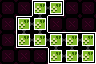

This game map was drawn from its Tiled (.tmx) file and the tilesets committed beside it. A one-line description and the full map source follow:
An orthogonal 6x4 tile map with 16x16 px tiles, 3 tile layers (Maze Shape, Room Properties, Minimap).

<map version="1.10" tiledversion="1.11.0" orientation="orthogonal" renderorder="right-down" width="6" height="4" tilewidth="16" tileheight="16" infinite="0" nextlayerid="4" nextobjectid="1">
 <tileset firstgid="1" source="../LayoutTiles.tsx" />
 <layer id="1" name="Maze Shape" width="6" height="4">
  <data encoding="csv">
1,1,35,20,1,1,
1,35,4,1,1,1,
1,51,49,33,33,36,
1,1,1,51,49,52
</data>
 </layer>
 <layer id="2" name="Room Properties" width="6" height="4">
  <data encoding="csv">
5,5,21,21,5,5,
5,21,21,5,5,5,
5,21,21,21,21,21,
5,5,5,21,21,21
</data>
 </layer>
 <layer id="3" name="Minimap" width="6" height="4">
  <data encoding="csv">
0,0,14,14,0,0,
0,14,14,0,0,0,
0,14,14,14,14,14,
0,0,0,14,14,14
</data>
 </layer>
</map>
